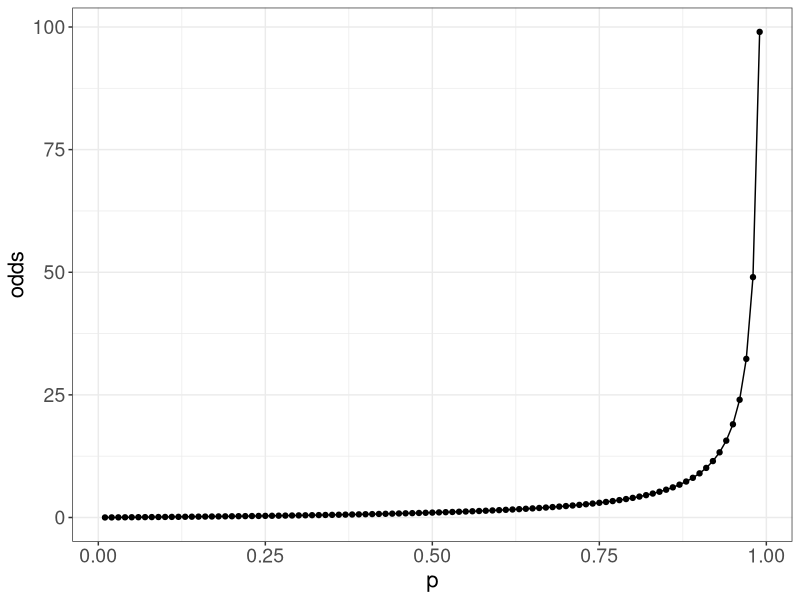
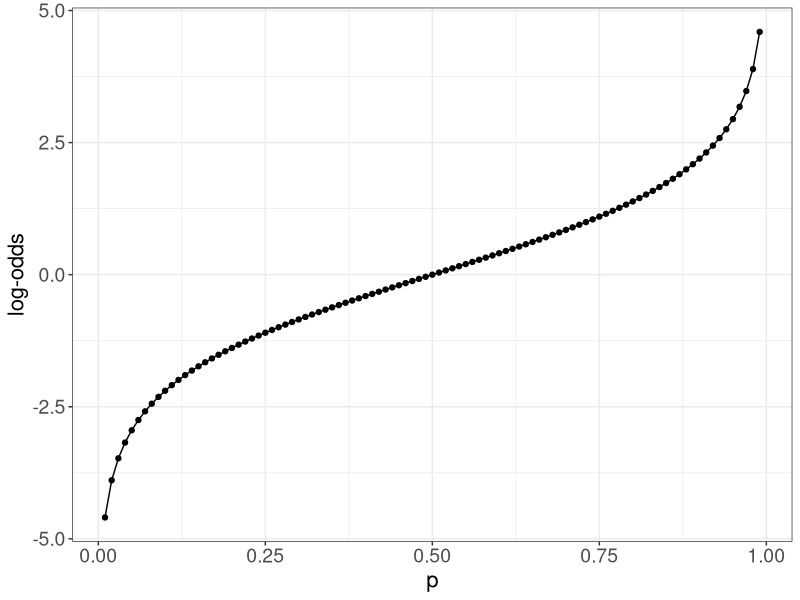

R code for these plots, in order:
## ---- chunk 1
#| echo: false
#| layout-ncol: 2
#| execute:
#|   message: false
#|   warning: false
suppressPackageStartupMessages(library(tidyverse))
theme_set(
  theme_bw() + 
  theme(axis.title = element_text(size = 16),
        axis.text = element_text(size = 14))
)
p <- seq(0.01, 0.99, by = 0.01)
d <- tibble(p)

ggplot(d, aes(x = p, y = p/(1-p))) + 
  geom_point() + geom_line() + 
  labs(x = "p", y = "odds") 

ggplot(d, aes(x = p, y = log(p/(1-p)))) +
  geom_point() + geom_line() + 
  labs(x ='p', y = 'log-odds') 
